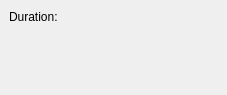
<ui version="4.0" >
 <class>ArgStartExposureINDI</class>
 <widget class="QWidget" name="ArgStartExposureINDI" >
  <property name="geometry" >
   <rect>
    <x>0</x>
    <y>0</y>
    <width>227</width>
    <height>95</height>
   </rect>
  </property>
  <layout class="QVBoxLayout" >
   <property name="margin" >
    <number>9</number>
   </property>
   <property name="spacing" >
    <number>6</number>
   </property>
   <item>
    <layout class="QHBoxLayout" >
     <property name="margin" >
      <number>0</number>
     </property>
     <property name="spacing" >
      <number>6</number>
     </property>
     <item>
      <widget class="QLabel" name="duration" >
       <property name="text" >
        <string>Duration:</string>
       </property>
      </widget>
     </item>
     <item>
      <widget class="KIntNumInput" name="timeOut" />
     </item>
     <item>
      <spacer>
       <property name="orientation" >
        <enum>Qt::Horizontal</enum>
       </property>
       <property name="sizeType" >
        <enum>QSizePolicy::Expanding</enum>
       </property>
       <property name="sizeHint" >
        <size>
         <width>129</width>
         <height>16</height>
        </size>
       </property>
      </spacer>
     </item>
    </layout>
   </item>
   <item>
    <spacer>
     <property name="orientation" >
      <enum>Qt::Vertical</enum>
     </property>
     <property name="sizeType" >
      <enum>QSizePolicy::Expanding</enum>
     </property>
     <property name="sizeHint" >
      <size>
       <width>20</width>
       <height>9</height>
      </size>
     </property>
    </spacer>
   </item>
  </layout>
 </widget>
  <customwidgets>
  <customwidget>
   <class>KIntNumInput</class>
   <extends></extends>
   <header>knuminput.h</header>
   <container>0</container>
   <pixmap></pixmap>
  </customwidget>
 </customwidgets>
 <resources/>
 <connections/>
</ui>
